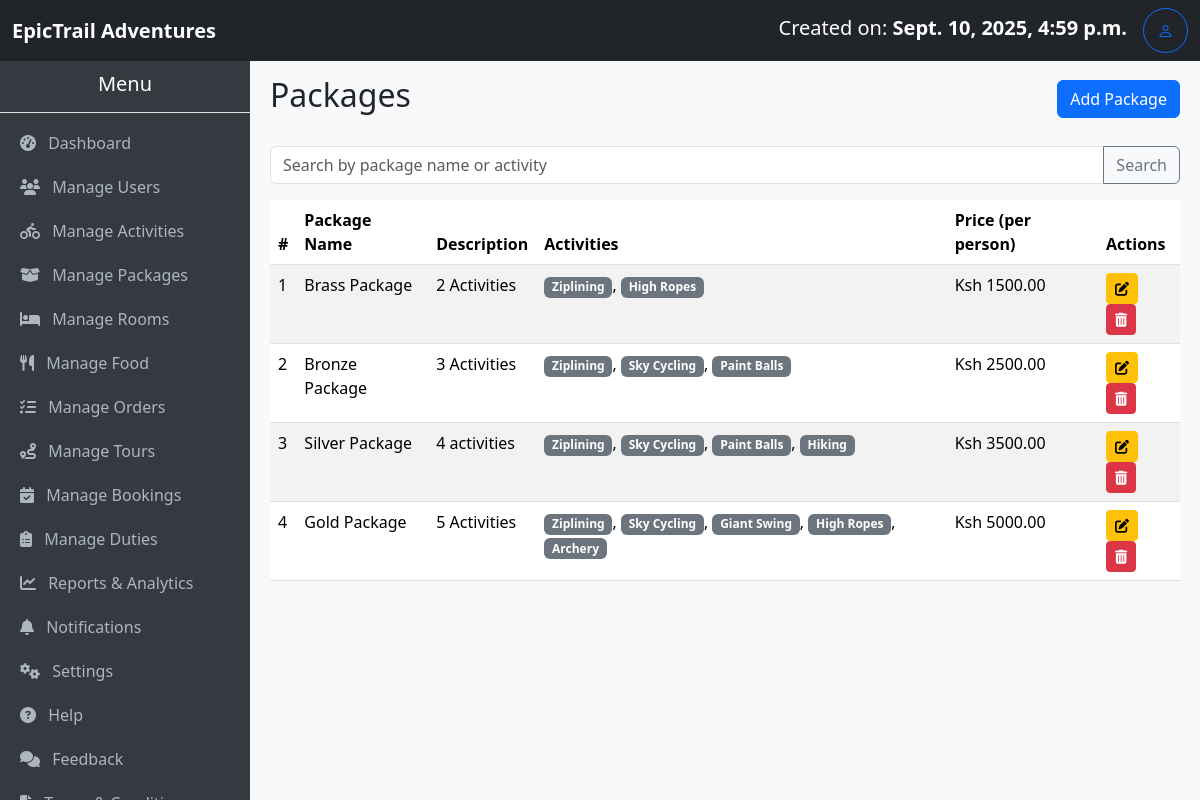
The page /packages/ (signed in) on the database as committed earlier.
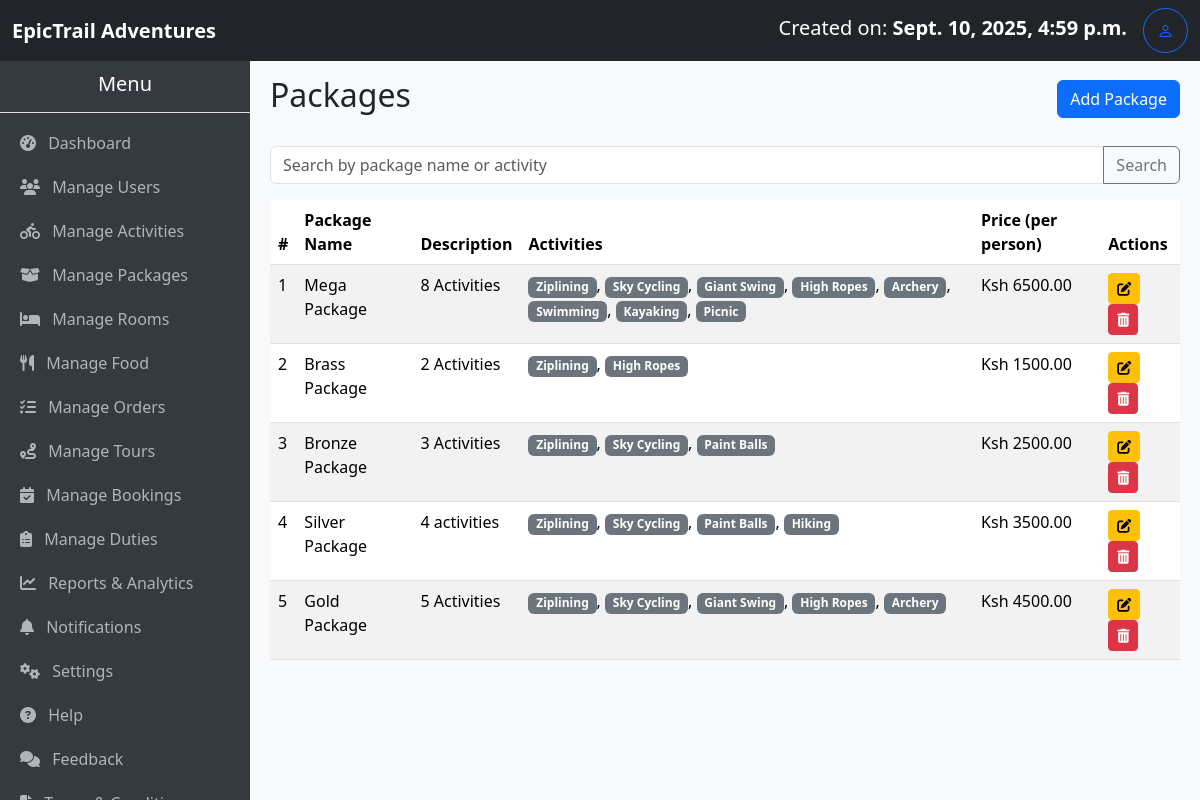
The same page on the database as committed later.
### myApp/models.py (models this page shows, shortened)
class Package(models.Model):
    name = models.CharField(max_length=100)
    description = models.TextField()
    activities = models.ManyToManyField(Activity, related_name='packages')
    price_per_person = models.DecimalField(
        max_digits=10,
        decimal_places=2,
        help_text="Price per person"
    )
    created_at = models.DateTimeField(auto_now_add=True)

class Activity(models.Model):
    name = models.CharField(max_length=100)
    description = models.TextField()
    price_per_person = models.DecimalField(  # Updated field name
        max_digits=8, decimal_places=2, help_text="Price per person"
    )
    image = models.ImageField(upload_to='room_images/', blank=True, null=True)
    created_at = models.DateTimeField(auto_now_add=True)

### myApp/views.py (the view)
# urls.py: path('packages/', views.list_packages, name='list_packages'),
@login_required
@user_passes_test(lambda u: u.is_staff or u.is_superuser)
def list_packages(request):
    query = request.GET.get('q', '').strip()
    list_packages = Package.objects.all().order_by('-created_at')
    if query:
        list_packages = list_packages.filter(
            Q(name__icontains=query) |
            Q(description__icontains=query)
        )
    paginator = Paginator(list_packages, 10)
    page_number = request.GET.get('page')
    packages = paginator.get_page(page_number)
    return render(
        request,
        'package.list.html',
        {'packages': packages, 'query': query}
    )

### myApp/context_processors.py (called while the page is built)
def total_users(request):
    return {'total_users': User.objects.count()}

def total_bookings(request):
    return {'total_bookings': Booking.objects.count()}

def total_amount(request):
    total = 0
    if request.user.is_authenticated:
        bookings = Booking.objects.all()#filter(user=request.user)
        total = sum(booking.amount_required for booking in bookings)
    return {'total_amount': total}

def total_cost(request):
    if not request.user.is_authenticated:
        return {
            'user_bookings': [],
            'user_total_amount': 0,
        }
    bookings = Booking.objects.filter(user=request.user).prefetch_related(
        'activities', 'packages', 'rooms', 'food', 'tours'
    )
    total_amount = sum(b.amount_required for b in bookings)
    return {
        'user_bookings': bookings,
        'user_total_amount': total_amount,
    }

### myApp/models.py (called while the page is built)
    @property
    def nights_spent(self):
        if self.check_in and self.check_out:
            nights = (self.check_out - self.check_in).days
            return nights if nights > 0 else 1  # Minimum of 1 night for same-day bookings
        return 1

### myApp/templates/package.list.html
{% extends 'base.admin.html' %} {% block title %}Packages{% endblock %} {% block content %}
<div class="d-flex justify-content-between align-items-center mb-4">
    <h2>Packages</h2>
    <a href="{% url 'add_package' %}" class="btn btn-primary">Add Package</a>
</div>
<form method="GET" class="mb-3">
    <div class="input-group">
        <input type="text" name="q" value="{{ request.GET.q }}" class="form-control" placeholder="Search by package name or activity">
        <button class="btn btn-outline-secondary" type="submit">Search</button>
    </div>
</form>
{% if packages %}
<table class="table table-striped">
    <thead>
        <tr>
            <th>#</th>
            <th>Package Name</th>
            <th>Description</th>
            <th>Activities</th>
            <th>Price (per person)</th>
            <th>Actions</th>
        </tr>
    </thead>
    <tbody>
        {% for package in packages %}
        <tr>
            <td>{{ forloop.counter }}</td>
            <td>{{ package.name }}</td>
            <td>{{ package.description|truncatechars:50 }}</td>
            <td>
                {% if package.activities.all %} {% for activity in package.activities.all %}
                <span class="badge bg-secondary">{{ activity.name }}</span>{% if not forloop.last %}, {% endif %} {% empty %}
                <span class="text-muted">No activities</span> {% endfor %} {% else %}
                <span class="text-muted">No activities</span> {% endif %}
            </td>
            <td>Ksh {{ package.price_per_person }}</td>
            <td>
                <a href="{% url 'edit_package' package.id %}" class="btn btn-warning btn-sm"><i class="fas fa-edit"></i></a>
                <a href="{% url 'delete_package' package.id %}" class="btn btn-danger btn-sm" onclick="return confirm('Are you sure you want to delete this package?')">
                    <i class="fas fa-trash-alt"></i>
                </a>
            </td>
        </tr>
        {% endfor %}
    </tbody>
</table>
{% else %}
<p class="text-muted">No packages available. Click "Add Package" to create one.</p>
{% endif %} {% endblock %}

Rows that differ between the two databases and show on the page:
added Package: name "Mega Package", description "8 Activities", price_per_person "6500.00", Activity (name "Ziplining"), Activity (name "Sky Cycling"), Activity (name "Giant Swing"), Activity (name "High Ropes"), Activity (name "Archery")
now on this page (row edited): Activity: name "Swimming", shown under "Mega Package"
now on this page (row edited): Activity: name "Kayaking", shown under "Mega Package"
now on this page (row edited): Activity: name "Picnic", shown under "Mega Package"
changed Package "Gold Package": price_per_person "5000.00" → "4500.00"
